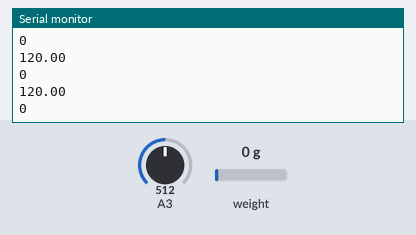
The sketch below on a simulated Arduino Uno, built with avr-gcc and run on an emulated ATmega328P. On the bench: the last lines printed to the serial monitor. The inputs (shaded band) are chosen by the test bench; at power-on: weight on the scale 0 g, A3 = 512.

Above: at 1.2 s.
1.3 s: weight on the scale set to 100 g
At 1.32 s:
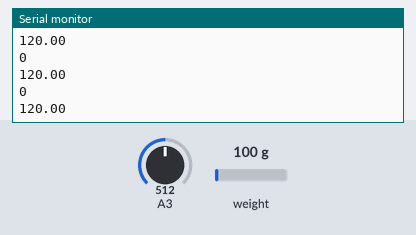
2.8 s: A3 set to 716
At 2.88 s:
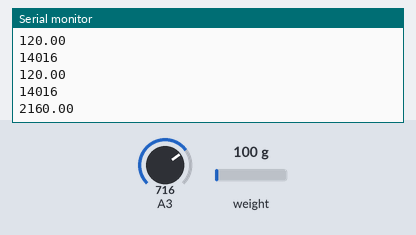
4.3 s: weight on the scale set to 1250 g
At 4.32 s:
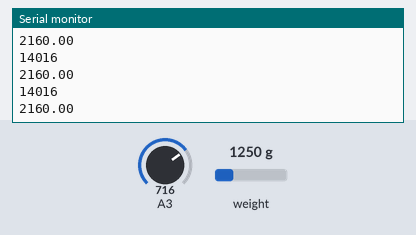
5.8 s: A3 set to 900
At 5.88 s:
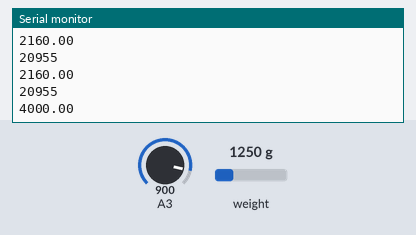
Timing chart, 0 to 8.3 s (numbered marks = the images above; inputs shaded):
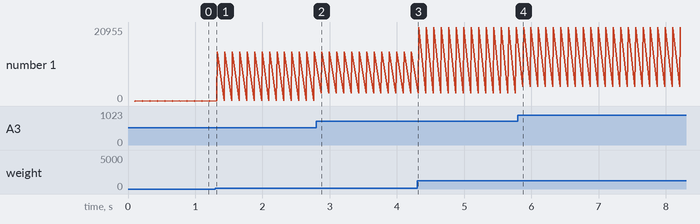

The sketch:

Dyno_Script_Final.ino
```cpp
//Must Download library from https://github.com/aguegu/ardulibs/tree/master/hx711
//Open library code and modify the "Average" from 25 to 1 for quicker sample rate
//If statements necessary because strain guage readings go up from 0 in compression, but down from 8420 in tension

#include <Hx711.h>

Hx711 scale(A0, A1);
int val;
int calval;
int Potval;
void setup() {
  Serial.begin(9600);
}

void loop() {
  val = scale.getGram();

  //Serial.println (val);
  Potval = analogRead(A3);
  Serial.println((Potval-500)*0.1*100);
  //Serial.println(val);


  if (val > (.1) && val < 10){
    Serial.println(val*29.422+6.802);
  }
  else if (val < -4000) {
    calval = ( 8420- val*(-1))*29.422+6.802;
    Serial.println(calval);
  }
  else if (val > (-0.1) && val < 0.1){
    Serial.println("0");
  }
  else {
    calval = val*29.422+6.802;
    Serial.println(calval);

  }

  delay(10);


}
  /*
  Serial.println(scale.getGram(),1);
  if ((scale.getGram()) > 5000){
    Serial.println("compression");
  }
  else{
    Serial.println("tension");
  }
}
*/
```

Measured:
- after the input at 2.8 s, the serial monitor: prints a new line after 0.07 s (image 2)
- after the input at 5.8 s, the serial monitor: prints a new line after 0.07 s (image 4)
- plotted number 1: 0 → 14016 after the input at 1.3 s, 14016 → 20955 after the input at 4.3 s
